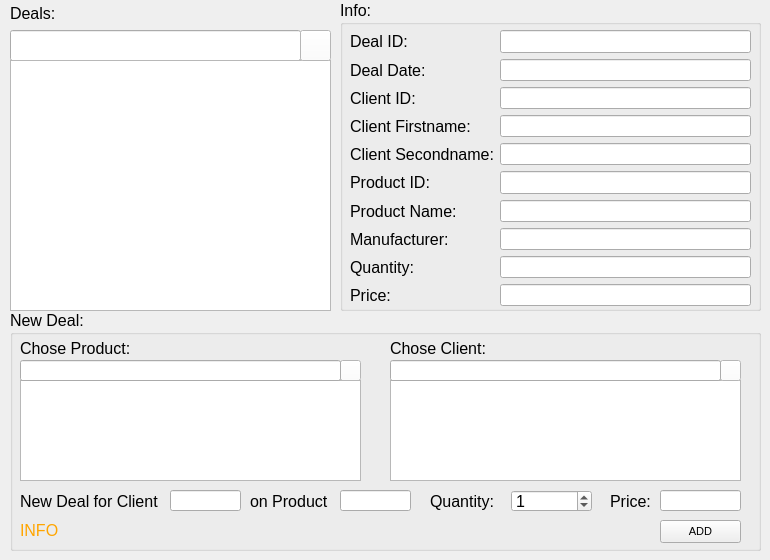
    <widget class="QWidget" name="tab_4">
     <attribute name="title">
      <string>Deals</string>
     </attribute>
     <widget class="QGroupBox" name="groupBox_11">
      <property name="geometry">
       <rect>
        <x>340</x>
        <y>0</y>
        <width>421</width>
        <height>311</height>
       </rect>
      </property>
      <property name="font">
       <font>
        <family>Tahoma</family>
        <pointsize>12</pointsize>
       </font>
      </property>
      <property name="title">
       <string>Info:</string>
      </property>
      <widget class="QWidget" name="gridLayoutWidget_10">
       <property name="geometry">
        <rect>
         <x>10</x>
         <y>30</y>
         <width>401</width>
         <height>276</height>
        </rect>
       </property>
       <layout class="QGridLayout" name="gridLayout_10" rowstretch="0,0,0,0,0,0,0,0,0,0">
        <item row="5" column="0">
         <widget class="QLabel" name="car_client_id_label_7">
          <property name="font">
           <font>
            <family>Tahoma</family>
            <pointsize>12</pointsize>
           </font>
          </property>
          <property name="text">
           <string>Product ID:</string>
          </property>
         </widget>
        </item>
        <item row="6" column="0">
         <widget class="QLabel" name="car_client_id_label_8">
          <property name="font">
           <font>
            <family>Tahoma</family>
            <pointsize>12</pointsize>
           </font>
          </property>
          <property name="text">
           <string>Product Name:</string>
          </property>
         </widget>
        </item>
        <item row="2" column="0">
         <widget class="QLabel" name="car_model_label_21">
          <property name="font">
           <font>
            <family>Tahoma</family>
            <pointsize>12</pointsize>
           </font>
          </property>
          <property name="text">
           <string>Client ID:</string>
          </property>
         </widget>
        </item>
        <item row="0" column="1">
         <widget class="QLineEdit" name="deal_id_line">
          <property name="enabled">
           <bool>true</bool>
          </property>
          <property name="font">
           <font>
            <family>Tahoma</family>
            <pointsize>10</pointsize>
           </font>
          </property>
          <property name="alignment">
           <set>Qt::AlignRight|Qt::AlignTrailing|Qt::AlignVCenter</set>
          </property>
          <property name="readOnly">
           <bool>true</bool>
          </property>
         </widget>
        </item>
        <item row="0" column="0">
         <widget class="QLabel" name="car_id_label_5">
          <property name="font">
           <font>
            <family>Tahoma</family>
            <pointsize>12</pointsize>
           </font>
          </property>
          <property name="text">
           <string>Deal ID:</string>
          </property>
         </widget>
        </item>
        <item row="8" column="0">
         <widget class="QLabel" name="car_client_id_label_10">
          <property name="font">
           <font>
            <family>Tahoma</family>
            <pointsize>12</pointsize>
           </font>
          </property>
          <property name="text">
           <string>Quantity:</string>
          </property>
         </widget>
        </item>
        <item row="3" column="0">
         <widget class="QLabel" name="car_model_label_20">
          <property name="font">
           <font>
            <family>Tahoma</family>
            <pointsize>12</pointsize>
           </font>
          </property>
          <property name="text">
           <string>Client Firstname:</string>
          </property>
         </widget>
        </item>
        <item row="2" column="1">
         <widget class="QLineEdit" name="client_id_line">
          <property name="enabled">
           <bool>true</bool>
          </property>
          <property name="font">
           <font>
            <family>Tahoma</family>
            <pointsize>10</pointsize>
           </font>
          </property>
          <property name="alignment">
           <set>Qt::AlignRight|Qt::AlignTrailing|Qt::AlignVCenter</set>
          </property>
          <property name="readOnly">
           <bool>true</bool>
          </property>
         </widget>
        </item>
        <item row="4" column="0">
         <widget class="QLabel" name="car_model_label_19">
          <property name="font">
           <font>
            <family>Tahoma</family>
            <pointsize>12</pointsize>
           </font>
          </property>
          <property name="text">
           <string>Client Secondname:</string>
          </property>
         </widget>
        </item>
        <item row="7" column="1">
         <widget class="QLineEdit" name="deal_manufacturer_line">
          <property name="enabled">
           <bool>true</bool>
          </property>
          <property name="font">
           <font>
            <family>Tahoma</family>
            <pointsize>10</pointsize>
           </font>
          </property>
          <property name="alignment">
           <set>Qt::AlignRight|Qt::AlignTrailing|Qt::AlignVCenter</set>
          </property>
          <property name="readOnly">
           <bool>true</bool>
          </property>
         </widget>
        </item>
        <item row="3" column="1">
         <widget class="QLineEdit" name="cl_f_name_line">
          <property name="enabled">
           <bool>true</bool>
          </property>
          <property name="font">
           <font>
            <family>Tahoma</family>
            <pointsize>10</pointsize>
           </font>
          </property>
          <property name="alignment">
           <set>Qt::AlignRight|Qt::AlignTrailing|Qt::AlignVCenter</set>
          </property>
          <property name="readOnly">
           <bool>true</bool>
          </property>
         </widget>
        </item>
        <item row="4" column="1">
         <widget class="QLineEdit" name="cl_s_name_line">
          <property name="enabled">
           <bool>true</bool>
          </property>
          <property name="font">
           <font>
            <family>Tahoma</family>
            <pointsize>10</pointsize>
           </font>
          </property>
          <property name="alignment">
           <set>Qt::AlignRight|Qt::AlignTrailing|Qt::AlignVCenter</set>
          </property>
          <property name="readOnly">
           <bool>true</bool>
          </property>
         </widget>
        </item>
        <item row="1" column="1">
         <widget class="QLineEdit" name="deal_date_line">
          <property name="enabled">
           <bool>true</bool>
          </property>
          <property name="font">
           <font>
            <family>Tahoma</family>
            <pointsize>10</pointsize>
           </font>
          </property>
          <property name="alignment">
           <set>Qt::AlignRight|Qt::AlignTrailing|Qt::AlignVCenter</set>
          </property>
          <property name="readOnly">
           <bool>true</bool>
          </property>
         </widget>
        </item>
        <item row="6" column="1">
         <widget class="QLineEdit" name="prod_name_line">
          <property name="enabled">
           <bool>true</bool>
          </property>
          <property name="font">
           <font>
            <family>Tahoma</family>
            <pointsize>10</pointsize>
           </font>
          </property>
          <property name="alignment">
           <set>Qt::AlignRight|Qt::AlignTrailing|Qt::AlignVCenter</set>
          </property>
          <property name="readOnly">
           <bool>true</bool>
          </property>
         </widget>
        </item>
        <item row="5" column="1">
         <widget class="QLineEdit" name="prod_id_line">
          <property name="enabled">
           <bool>true</bool>
          </property>
          <property name="font">
           <font>
            <family>Tahoma</family>
            <pointsize>10</pointsize>
           </font>
          </property>
          <property name="alignment">
           <set>Qt::AlignRight|Qt::AlignTrailing|Qt::AlignVCenter</set>
          </property>
          <property name="readOnly">
           <bool>true</bool>
          </property>
         </widget>
        </item>
        <item row="1" column="0">
         <widget class="QLabel" name="car_make_label_9">
          <property name="font">
           <font>
            <family>Tahoma</family>
            <pointsize>12</pointsize>
           </font>
          </property>
          <property name="text">
           <string>Deal Date:</string>
          </property>
         </widget>
        </item>
        <item row="7" column="0">
         <widget class="QLabel" name="car_client_id_label_9">
          <property name="font">
           <font>
            <family>Tahoma</family>
            <pointsize>12</pointsize>
           </font>
          </property>
          <property name="text">
           <string>Manufacturer:</string>
          </property>
         </widget>
        </item>
        <item row="9" column="0">
         <widget class="QLabel" name="car_client_id_label_11">
          <property name="font">
           <font>
            <family>Tahoma</family>
            <pointsize>12</pointsize>
           </font>
          </property>
          <property name="text">
           <string>Price:</string>
          </property>
         </widget>
        </item>
        <item row="8" column="1">
         <widget class="QLineEdit" name="deal_price_line">
          <property name="enabled">
           <bool>true</bool>
          </property>
          <property name="font">
           <font>
            <family>Tahoma</family>
            <pointsize>10</pointsize>
           </font>
          </property>
          <property name="alignment">
           <set>Qt::AlignRight|Qt::AlignTrailing|Qt::AlignVCenter</set>
          </property>
          <property name="readOnly">
           <bool>true</bool>
          </property>
         </widget>
        </item>
        <item row="9" column="1">
         <widget class="QLineEdit" name="deal_quant_line">
          <property name="enabled">
           <bool>true</bool>
          </property>
          <property name="font">
           <font>
            <family>Tahoma</family>
            <pointsize>10</pointsize>
           </font>
          </property>
          <property name="alignment">
           <set>Qt::AlignRight|Qt::AlignTrailing|Qt::AlignVCenter</set>
          </property>
          <property name="readOnly">
           <bool>true</bool>
          </property>
         </widget>
        </item>
       </layout>
      </widget>
     </widget>
     <widget class="QLineEdit" name="search_deal_line">
      <property name="geometry">
       <rect>
        <x>10</x>
        <y>30</y>
        <width>291</width>
        <height>31</height>
       </rect>
      </property>
      <property name="font">
       <font>
        <family>Tahoma</family>
        <pointsize>12</pointsize>
       </font>
      </property>
     </widget>
     <widget class="QListWidget" name="dealslistWidget">
      <property name="geometry">
       <rect>
        <x>10</x>
        <y>60</y>
        <width>321</width>
        <height>251</height>
       </rect>
      </property>
     </widget>
     <widget class="QLabel" name="label_33">
      <property name="geometry">
       <rect>
        <x>10</x>
        <y>5</y>
        <width>182</width>
        <height>16</height>
       </rect>
      </property>
      <property name="font">
       <font>
        <family>Tahoma</family>
        <pointsize>12</pointsize>
       </font>
      </property>
      <property name="text">
       <string>Deals:</string>
      </property>
     </widget>
     <widget class="QPushButton" name="search_deal_button">
      <property name="geometry">
       <rect>
        <x>300</x>
        <y>30</y>
        <width>31</width>
        <height>31</height>
       </rect>
      </property>
      <property name="styleSheet">
       <string notr="true">background:white;</string>
      </property>
      <property name="text">
       <string/>
      </property>
      <property name="icon">
       <iconset>
        <normaloff>search.png</normaloff>search.png</iconset>
      </property>
      <property name="iconSize">
       <size>
        <width>16</width>
        <height>16</height>
       </size>
      </property>
     </widget>
     <widget class="QGroupBox" name="groupBox_12">
      <property name="geometry">
       <rect>
        <x>10</x>
        <y>310</y>
        <width>751</width>
        <height>241</height>
       </rect>
      </property>
      <property name="font">
       <font>
        <family>Tahoma</family>
        <pointsize>12</pointsize>
       </font>
      </property>
      <property name="title">
       <string>New Deal:</string>
      </property>
      <widget class="QLabel" name="prod_info_label_2">
       <property name="geometry">
        <rect>
         <x>10</x>
         <y>210</y>
         <width>621</width>
         <height>21</height>
        </rect>
       </property>
       <property name="font">
        <font>
         <family>Tahoma</family>
         <pointsize>12</pointsize>
        </font>
       </property>
       <property name="styleSheet">
        <string notr="true">color:orange</string>
       </property>
       <property name="text">
        <string>INFO</string>
       </property>
      </widget>
      <widget class="QPushButton" name="add_deal_btn">
       <property name="geometry">
        <rect>
         <x>650</x>
         <y>210</y>
         <width>81</width>
         <height>23</height>
        </rect>
       </property>
       <property name="font">
        <font>
         <pointsize>8</pointsize>
        </font>
       </property>
       <property name="text">
        <string>ADD</string>
       </property>
      </widget>
      <widget class="QPushButton" name="deal_search_prod_btn">
       <property name="geometry">
        <rect>
         <x>330</x>
         <y>50</y>
         <width>21</width>
         <height>21</height>
        </rect>
       </property>
       <property name="styleSheet">
        <string notr="true">background:white;</string>
       </property>
       <property name="text">
        <string/>
       </property>
       <property name="icon">
        <iconset>
         <normaloff>search.png</normaloff>search.png</iconset>
       </property>
       <property name="iconSize">
        <size>
         <width>16</width>
         <height>16</height>
        </size>
       </property>
      </widget>
      <widget class="QListWidget" name="deal_prod_listWidget">
       <property name="geometry">
        <rect>
         <x>10</x>
         <y>70</y>
         <width>341</width>
         <height>101</height>
        </rect>
       </property>
      </widget>
      <widget class="QLineEdit" name="dela_search_prod_line">
       <property name="geometry">
        <rect>
         <x>10</x>
         <y>50</y>
         <width>321</width>
         <height>21</height>
        </rect>
       </property>
       <property name="font">
        <font>
         <family>Tahoma</family>
         <pointsize>12</pointsize>
        </font>
       </property>
      </widget>
      <widget class="QLabel" name="car_id_label_6">
       <property name="geometry">
        <rect>
         <x>10</x>
         <y>30</y>
         <width>141</width>
         <height>16</height>
        </rect>
       </property>
       <property name="font">
        <font>
         <family>Tahoma</family>
         <pointsize>12</pointsize>
        </font>
       </property>
       <property name="text">
        <string>Chose Product:</string>
       </property>
      </widget>
      <widget class="QListWidget" name="deal_client_listWidget">
       <property name="geometry">
        <rect>
         <x>380</x>
         <y>70</y>
         <width>351</width>
         <height>101</height>
        </rect>
       </property>
      </widget>
      <widget class="QPushButton" name="deal_search_client_btn">
       <property name="geometry">
        <rect>
         <x>710</x>
         <y>50</y>
         <width>21</width>
         <height>21</height>
        </rect>
       </property>
       <property name="styleSheet">
        <string notr="true">background:white;</string>
       </property>
       <property name="text">
        <string/>
       </property>
       <property name="icon">
        <iconset>
         <normaloff>search.png</normaloff>search.png</iconset>
       </property>
       <property name="iconSize">
        <size>
         <width>16</width>
         <height>16</height>
        </size>
       </property>
      </widget>
      <widget class="QLineEdit" name="deal_search_client_line">
       <property name="geometry">
        <rect>
         <x>380</x>
         <y>50</y>
         <width>331</width>
         <height>21</height>
        </rect>
       </property>
       <property name="font">
        <font>
         <family>Tahoma</family>
         <pointsize>12</pointsize>
        </font>
       </property>
       <property name="text">
        <string/>
       </property>
      </widget>
      <widget class="QLabel" name="car_id_label_7">
       <property name="geometry">
        <rect>
         <x>380</x>
         <y>30</y>
         <width>101</width>
         <height>16</height>
        </rect>
       </property>
       <property name="font">
        <font>
         <family>Tahoma</family>
         <pointsize>12</pointsize>
        </font>
       </property>
       <property name="text">
        <string>Chose Client:</string>
       </property>
      </widget>
      <widget class="QLabel" name="car_id_label_8">
       <property name="geometry">
        <rect>
         <x>10</x>
         <y>180</y>
         <width>141</width>
         <height>22</height>
        </rect>
       </property>
       <property name="font">
        <font>
         <family>Tahoma</family>
         <pointsize>12</pointsize>
        </font>
       </property>
       <property name="text">
        <string>New Deal for Client</string>
       </property>
      </widget>
      <widget class="QLineEdit" name="deal_client_line">
       <property name="geometry">
        <rect>
         <x>160</x>
         <y>180</y>
         <width>71</width>
         <height>21</height>
        </rect>
       </property>
       <property name="font">
        <font>
         <family>Tahoma</family>
         <pointsize>12</pointsize>
        </font>
       </property>
      </widget>
      <widget class="QLabel" name="car_id_label_9">
       <property name="geometry">
        <rect>
         <x>240</x>
         <y>180</y>
         <width>81</width>
         <height>22</height>
        </rect>
       </property>
       <property name="font">
        <font>
         <family>Tahoma</family>
         <pointsize>12</pointsize>
        </font>
       </property>
       <property name="text">
        <string>on Product</string>
       </property>
      </widget>
      <widget class="QLineEdit" name="deal_product_line">
       <property name="geometry">
        <rect>
         <x>330</x>
         <y>180</y>
         <width>71</width>
         <height>21</height>
        </rect>
       </property>
       <property name="font">
        <font>
         <family>Tahoma</family>
         <pointsize>12</pointsize>
        </font>
       </property>
      </widget>
      <widget class="QLabel" name="car_id_label_10">
       <property name="geometry">
        <rect>
         <x>420</x>
         <y>180</y>
         <width>71</width>
         <height>22</height>
        </rect>
       </property>
       <property name="font">
        <font>
         <family>Tahoma</family>
         <pointsize>12</pointsize>
        </font>
       </property>
       <property name="text">
        <string>Quantity:</string>
       </property>
      </widget>
      <widget class="QSpinBox" name="spinBox">
       <property name="geometry">
        <rect>
         <x>501</x>
         <y>180</y>
         <width>81</width>
         <height>22</height>
        </rect>
       </property>
       <property name="value">
        <number>1</number>
       </property>
      </widget>
      <widget class="QLineEdit" name="deal_price_line_2">
       <property name="geometry">
        <rect>
         <x>650</x>
         <y>180</y>
         <width>81</width>
         <height>21</height>
        </rect>
       </property>
       <property name="font">
        <font>
         <family>Tahoma</family>
         <pointsize>12</pointsize>
        </font>
       </property>
       <property name="text">
        <string/>
       </property>
      </widget>
      <widget class="QLabel" name="price_label">
       <property name="geometry">
        <rect>
         <x>600</x>
         <y>180</y>
         <width>41</width>
         <height>22</height>
        </rect>
       </property>
       <property name="font">
        <font>
         <family>Tahoma</family>
         <pointsize>12</pointsize>
        </font>
       </property>
       <property name="text">
        <string>Price:</string>
       </property>
      </widget>
     </widget>
    </widget>
